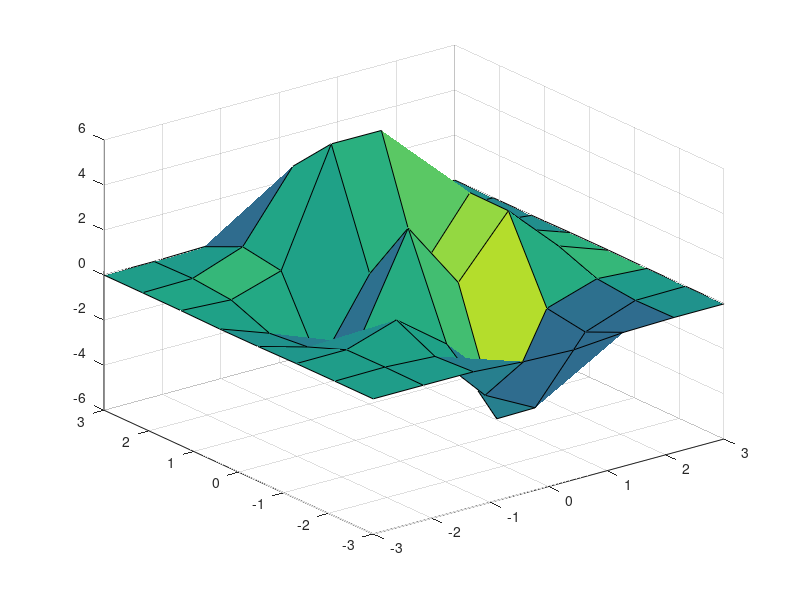

Source code (MATLAB):
% regress_plot_handle_assign.m — regression for
% `hSurf = surfc(X, Y, Z)` and the surf / mesh / surfl variants.
%
% Before the fix, the void-returning plot rewriters in LowerPlot
% erased the original matlab.call_builtin op while its `none`-typed
% result was still consumed by a matlab.store (file-emit) or
% matlab.call_builtin @matlab_ws_set_obj (REPL) into the user's
% named slot. The dangling-operand chain crashed the MLIR verifier
% intermittently when it tried to format the offending op for a
% diagnostic — observed as a SIGSEGV in the REPL JIT and a flaky
% propagateLiveness crash in the file-emit pipeline's trailing
% LowerScalarsToArith sweep.
%
% This test exercises each affected handler shape end-to-end:
%   - surfc with assignment
%   - surf with assignment
%   - mesh with assignment
%   - surfl with assignment
% The disp sentinels confirm execution reached each subsequent
% statement (a JIT/pipeline crash on an earlier line would abort
% before the print). The numeric checks at the end confirm that
% the input matrices are still accessible after the surf chain
% (the dead-store sweep musn't take down the source operands).

[X, Y, Z] = peaks(8);

hSurf = surfc(X, Y, Z);
disp('SURFC_OK')

hSurf2 = surf(X, Y, Z);
disp('SURF_OK')

hMesh = mesh(X, Y, Z);
disp('MESH_OK')

hSurf3 = surfl(X, Y, Z);
disp('SURFL_OK')

% Inputs still readable — confirms the input chain wasn't accidentally
% reaped during user-erasure of the surf result.
disp(size(X, 1))
disp(size(Z, 2))
